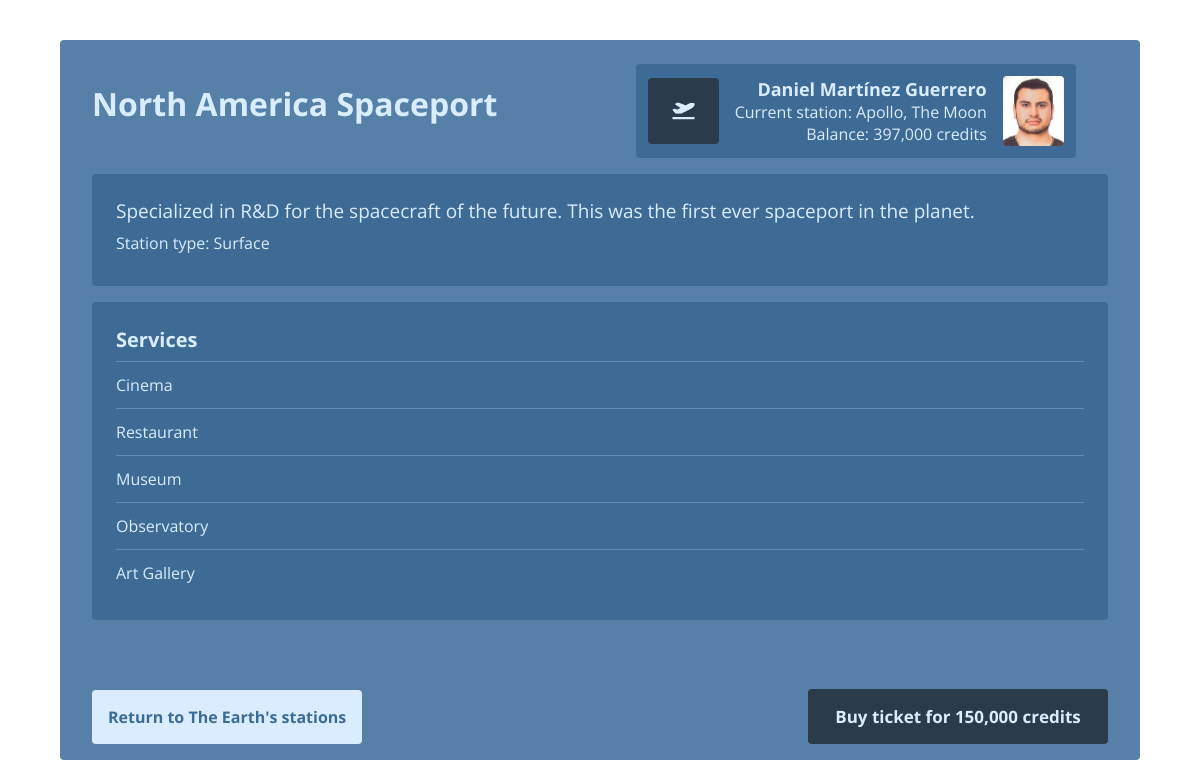
Screenshot of /station-details.php?idStation=13 (signed in) with the database file from the repository.
### tables this page shows
CREATE TABLE IF NOT EXISTS `estacion` (
  `idEstacion` int(11) NOT NULL AUTO_INCREMENT,
  `nombreEstacion` varchar(100) NOT NULL,
  `descripcionEstacion` varchar(500) NOT NULL,
  `poblacionEstacion` int(11) NOT NULL,
  `tipoEstacion` varchar(1) NOT NULL,
  `idDestino` int(11) NOT NULL,
  PRIMARY KEY (`idEstacion`),
  KEY `idDestino` (`idDestino`),
  CONSTRAINT `estacion_ibfk_1` FOREIGN KEY (`idDestino`) REFERENCES `destino` (`idDestino`)
);

CREATE TABLE IF NOT EXISTS `usuario` (
  `idUsuario` int(11) NOT NULL AUTO_INCREMENT,
  `nombreUsuario` varchar(100) NOT NULL,
  `claveUsuario` varchar(8) NOT NULL,
  `passwordUsuario` varchar(16) NOT NULL,
  `edadUsuario` int(11) NOT NULL,
  `procedenciaUsuario` varchar(200) NOT NULL,
  `creditoUsuario` int(11) NOT NULL,
  `destinoActualUsuario` int(11) NOT NULL DEFAULT 0,
  `estacionActualUsuario` varchar(100) NOT NULL,
  PRIMARY KEY (`idUsuario`)
);

CREATE TABLE IF NOT EXISTS `destino` (
  `idDestino` int(11) NOT NULL AUTO_INCREMENT,
  `nombreDestino` varchar(100) NOT NULL,
  `descripcionDestino` varchar(500) NOT NULL,
  `gravedadDestino` float NOT NULL,
  `temperaturaDestino` float NOT NULL,
  `tiempoRotacionDestino` float NOT NULL DEFAULT 0,
  `tiempoTraslacionDestino` float NOT NULL DEFAULT 0,
  `distanciaDestino` float NOT NULL DEFAULT 0,
  `ordenDestino` int(11) NOT NULL,
  PRIMARY KEY (`idDestino`)
);

CREATE TABLE IF NOT EXISTS `servicio` (
  `idServicio` int(11) NOT NULL AUTO_INCREMENT,
  `nombreServicio` varchar(100) NOT NULL,
  `idEstacion` int(11) NOT NULL,
  PRIMARY KEY (`idServicio`),
  KEY `idEstacion` (`idEstacion`),
  CONSTRAINT `servicio_ibfk_1` FOREIGN KEY (`idEstacion`) REFERENCES `estacion` (`idEstacion`)
);

### station-details.php (the view, shortened to what this page needs)
<?php
    require_once "conexion.php";
    $idStation = $_GET['idStation'];
    $idUser = $_SESSION['idUser'];
    $costPerUA = 25000;
    $queryStation = "SELECT * FROM Estacion WHERE idEstacion = $idStation;";
    $station = $conexion->query($queryStation)->fetch_object();
    $currentDestinationQuery = "SELECT d.nombreDestino FROM Destino d, Usuario u WHERE u.destinoActualUsuario = d.idDestino AND u.idUsuario = $idUser";
    $currentDestination = $conexion->query($currentDestinationQuery)->fetch_object();
    $servicesQuery = "SELECT * FROM Servicio WHERE idEstacion = $idStation;";
    $services = $conexion->query($servicesQuery);
    $userQuery = "SELECT idUsuario, nombreUsuario, destinoActualUsuario, estacionActualUsuario, creditoUsuario FROM Usuario WHERE idUsuario = $idUser;";
    $user = $conexion->query($userQuery)->fetch_object();
    $destinationQuery = "SELECT d.idDestino, d.distanciaDestino, d.nombreDestino FROM Destino d, Estacion e WHERE d.idDestino = e.idDestino AND e.idEstacion = $idStation;";
    $destination = $conexion->query($destinationQuery)->fetch_object();
    $travelDistance = abs($destination->distanciaDestino - $user->destinoActualUsuario);
    $travelCost =  0;
    if ($travelDistance == 0) {
        $travelCost = 3000;
    } else {
        $travelCost = $travelDistance * $costPerUA;
    }
?>
<!DOCTYPE html>
<html lang="en">
<head>
    <link rel="stylesheet" href="CSS/style.css">
    <link rel="stylesheet" href="https://cdnjs.cloudflare.com/ajax/libs/font-awesome/6.4.2/css/all.min.css" />
</head>
<body>
<div class="container container--station">
    <form class="window form" action="#" method="POST">
        <div class="window__header">
            <h1 class="window__title"><?php echo $station->nombreEstacion; ?></h1>
            <div class="profile">
                <div class="profile__left">
                    <a href="travel-history.php" class="link link--icon"><i class="fa-solid fa-plane-departure icon"></i></a>
                </div>
                <div class="profile__center">
                    <h2 class="profile__name"><?php echo $user->nombreUsuario; ?></h2>
                    <p class="profile__station">Current station: <?php echo $user->estacionActualUsuario; ?>, <?php echo $currentDestination->nombreDestino; ?></p>
                    <p class="profile__balance">Balance: <?php echo number_format($user->creditoUsuario); ?> credits</p>
                </div>
                <div class="profile__right">
                    <img src="./Images/Profile_Pictures/<?php echo $user->idUsuario; ?>.jpeg" alt="Profile Picture" class="profile__img">
                </div>
            </div>
        </div>
        <div class="services-container">
            <div class="station-details">
                <h4 class="station__detail station__detail--description"><?php echo $station->descripcionEstacion; ?></h4>
                <h4 class="station__detail station__detail--type">Station type: <?php
                    if($station->tipoEstacion == "S") {
                        echo "Surface";
                    } else {
                        echo "Orbital";
                    }
                ?></h4>
            </div>
            <div class="station-services">
                <h3 class="station-destination__subtitle">Services</h3>
                <?php
                    while($servicio = $services->fetch_object()) {
                ?>
                    <div class="station-service">
                        <p class="station-service-name"><?php echo $servicio->nombreServicio; ?></p>
                    </div>
                <?php
                    }
                ?>
            </div>
        </div>
        <a href="javascript:history.back()" class="link link--return">Return to <?php echo $destination->nombreDestino; ?>'s stations</a>
        <?php
            if($travelCost <= $user->creditoUsuario) {
        ?>
            <button class="button button--confirmTravel" id="confirmTravelBtn" type="button">Buy ticket for <?php echo number_format($travelCost); ?> credits</button>
        <?php
            } else {
        ?>
            <button class="button button--confirmTravel button--locked" type="button">Not enough credits</button>
        <?php
            }
        ?>
    </form>
</div>
</body>
</html>

### CSS/style.css (style rules this page uses)
:root { --window-background-color: #396B9A; --window-opacity: .85; --grid-option-background-color: #1d5284; --grid-option-background-color-hover: #13497b; --grid-option-background-opacity: .9; --grid-option-width: 25vw; --grid-option-height: 300px; --station-background-color: #1d5284; --station-background-color-hover: #13497b; --font-color: #d3eaff; --return-button-background-color: #d3eaff; --return-button-font-color: #1d5284; --button-primary-color: #05192c; --button-primary-color-hover: #123150; --button-primary-font-color: #d3eaff; --button-secondary-color: #d3eaff; --button-secondary-color-hover: #ebf6ff; --button-secondary-font-color: #05192c; }
* { padding: 0; margin: 0; box-sizing: border-box; font-family: 'Open Sans', Arial; scroll-behavior: smooth; }
body { overflow: hidden; }
.icon { font-size: 18px; color: var(--font-color); }

### CSS/container.css (style rules this page uses)
.container { display: flex; flex-direction: column; justify-content: center; align-items: center; width: 100%; min-height: 100vh; padding: 2rem; overflow: hidden; color: var(--font-color); }

### CSS/window.css (style rules this page uses)
.window { position: relative; background: var(--window-background-color); padding: 1.5rem 2rem 5rem; opacity: var(--window-opacity); width: 90vw; height: 90vh; border-radius: 4px; overflow: hidden; }
.window__header { display: flex; justify-content: space-between; align-items: center; padding-right: 2rem; }
.window__title { margin-bottom: 1rem; }

### CSS/profile.css (style rules this page uses)
.profile { display: flex; justify-content: space-between; align-items: center; background: var(--station-background-color); padding: .75rem; border-radius: 4px; }
.profile__center { text-align: right; margin-right: 1rem; }
.profile__right { display: flex; align-items: center; }
.profile__name { font-size: 18px; }
.profile__img { height: 70px; border-radius: 4px; background: var(--window-background-color); }

### CSS/station.css (style rules this page uses)
.station-destination__subtitle { font-size: 20px; margin-bottom: .5rem; }
.station-details { background: var(--station-background-color); padding: 1.5rem; margin: 1rem 0; border-radius: 4px; }
.station-services { display: grid; grid-template-columns: 1fr; background: var(--station-background-color); padding: 1.5rem; border-radius: 4px; overflow-y: scroll; height: 90%; }
.station__detail { margin-bottom: .5rem; }
.station__detail--description { font-size: 19px; font-weight: normal; }
.station__detail--type { font-weight: normal; }
.station-service { border-top: 1px solid rgba(96, 161, 222, .5); padding: .75rem 0; }

### CSS/link.css (style rules this page uses)
.link { text-decoration: none; }
.link--return { position: absolute; bottom: 1rem; left: 2rem; display: flex; justify-content: center; align-items: center; background: var(--return-button-background-color); color: var(--return-button-font-color); padding: 1rem; border-radius: 4px; min-width: 150px; font-weight: bold; transition: 200ms ease background; }
.link--icon { display: flex; justify-content: center; align-items: center; padding: 1.5rem; transition: 200ms ease all; border-radius: 4px; margin-right: 1rem; background: var(--button-primary-color); }

### CSS/button.css (style rules this page uses)
.button { display: flex; justify-content: center; align-items: center; font-weight: bold; border: none; cursor: pointer; padding: 1rem; border-radius: 4px; transition: 200ms ease background; }
.button--confirmTravel { position: absolute; bottom: 1rem; right: 2rem; background: var(--button-primary-color); color: var(--button-primary-font-color); min-width: 300px; font-size: 17px; }

### rows the page displays
estacion: nombreEstacion "North America Spaceport", descripcionEstacion "Specialized in R&D for the spacecraft of the future. This was the first ever spaceport in the planet."
usuario: nombreUsuario "Daniel Martínez Guerrero", estacionActualUsuario "Apollo", creditoUsuario "397,000"
destino: nombreDestino "The Moon"
servicio: nombreServicio "Cinema"
servicio: nombreServicio "Restaurant"
servicio: nombreServicio "Museum"
servicio: nombreServicio "Observatory"
servicio: nombreServicio "Art Gallery"
destino: nombreDestino "The Earth", distanciaDestino.destinoActualUsuario "150,000"
